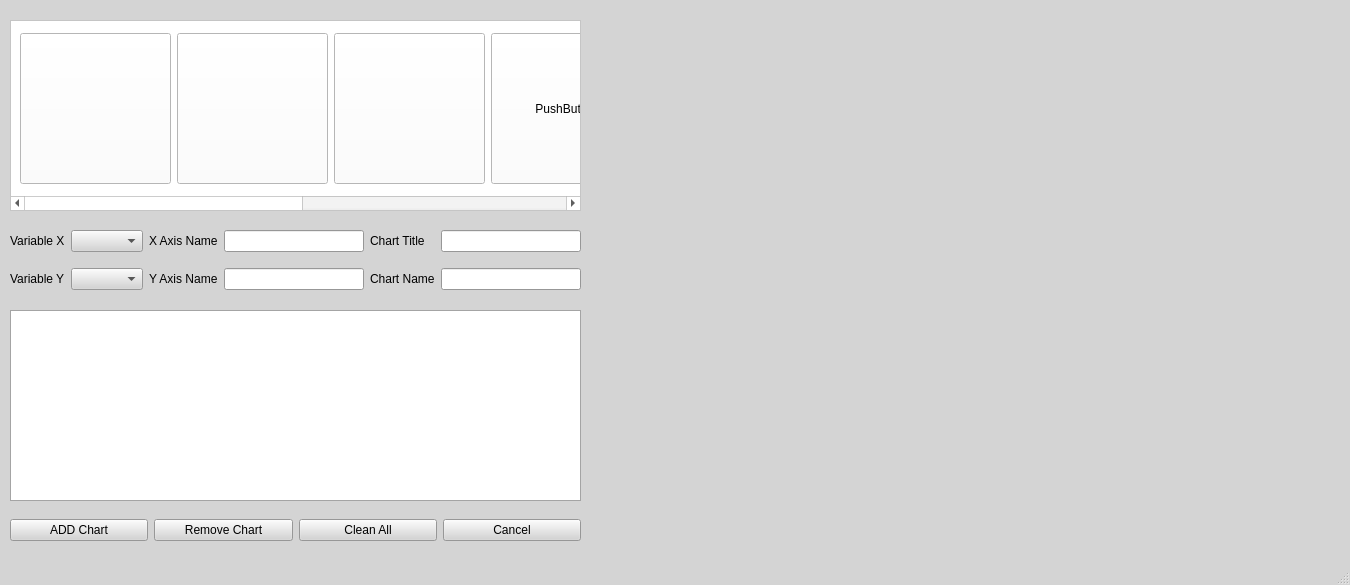
<?xml version="1.0" encoding="UTF-8"?>
<ui version="4.0">
 <class>plot_ch</class>
 <widget class="QMainWindow" name="plot_ch">
  <property name="geometry">
   <rect>
    <x>0</x>
    <y>0</y>
    <width>1350</width>
    <height>585</height>
   </rect>
  </property>
  <property name="minimumSize">
   <size>
    <width>1350</width>
    <height>585</height>
   </size>
  </property>
  <property name="maximumSize">
   <size>
    <width>1350</width>
    <height>585</height>
   </size>
  </property>
  <property name="palette">
   <palette>
    <active>
     <colorrole role="WindowText">
      <brush brushstyle="SolidPattern">
       <color alpha="255">
        <red>0</red>
        <green>0</green>
        <blue>0</blue>
       </color>
      </brush>
     </colorrole>
     <colorrole role="Button">
      <brush brushstyle="SolidPattern">
       <color alpha="255">
        <red>212</red>
        <green>212</green>
        <blue>212</blue>
       </color>
      </brush>
     </colorrole>
     <colorrole role="Light">
      <brush brushstyle="SolidPattern">
       <color alpha="255">
        <red>255</red>
        <green>255</green>
        <blue>255</blue>
       </color>
      </brush>
     </colorrole>
     <colorrole role="Midlight">
      <brush brushstyle="SolidPattern">
       <color alpha="255">
        <red>233</red>
        <green>233</green>
        <blue>233</blue>
       </color>
      </brush>
     </colorrole>
     <colorrole role="Dark">
      <brush brushstyle="SolidPattern">
       <color alpha="255">
        <red>106</red>
        <green>106</green>
        <blue>106</blue>
       </color>
      </brush>
     </colorrole>
     <colorrole role="Mid">
      <brush brushstyle="SolidPattern">
       <color alpha="255">
        <red>141</red>
        <green>141</green>
        <blue>141</blue>
       </color>
      </brush>
     </colorrole>
     <colorrole role="Text">
      <brush brushstyle="SolidPattern">
       <color alpha="255">
        <red>0</red>
        <green>0</green>
        <blue>0</blue>
       </color>
      </brush>
     </colorrole>
     <colorrole role="BrightText">
      <brush brushstyle="SolidPattern">
       <color alpha="255">
        <red>255</red>
        <green>255</green>
        <blue>255</blue>
       </color>
      </brush>
     </colorrole>
     <colorrole role="ButtonText">
      <brush brushstyle="SolidPattern">
       <color alpha="255">
        <red>0</red>
        <green>0</green>
        <blue>0</blue>
       </color>
      </brush>
     </colorrole>
     <colorrole role="Base">
      <brush brushstyle="SolidPattern">
       <color alpha="255">
        <red>255</red>
        <green>255</green>
        <blue>255</blue>
       </color>
      </brush>
     </colorrole>
     <colorrole role="Window">
      <brush brushstyle="SolidPattern">
       <color alpha="255">
        <red>212</red>
        <green>212</green>
        <blue>212</blue>
       </color>
      </brush>
     </colorrole>
     <colorrole role="Shadow">
      <brush brushstyle="SolidPattern">
       <color alpha="255">
        <red>0</red>
        <green>0</green>
        <blue>0</blue>
       </color>
      </brush>
     </colorrole>
     <colorrole role="AlternateBase">
      <brush brushstyle="SolidPattern">
       <color alpha="255">
        <red>233</red>
        <green>233</green>
        <blue>233</blue>
       </color>
      </brush>
     </colorrole>
     <colorrole role="ToolTipBase">
      <brush brushstyle="SolidPattern">
       <color alpha="255">
        <red>255</red>
        <green>255</green>
        <blue>220</blue>
       </color>
      </brush>
     </colorrole>
     <colorrole role="ToolTipText">
      <brush brushstyle="SolidPattern">
       <color alpha="255">
        <red>0</red>
        <green>0</green>
        <blue>0</blue>
       </color>
      </brush>
     </colorrole>
    </active>
    <inactive>
     <colorrole role="WindowText">
      <brush brushstyle="SolidPattern">
       <color alpha="255">
        <red>0</red>
        <green>0</green>
        <blue>0</blue>
       </color>
      </brush>
     </colorrole>
     <colorrole role="Button">
      <brush brushstyle="SolidPattern">
       <color alpha="255">
        <red>212</red>
        <green>212</green>
        <blue>212</blue>
       </color>
      </brush>
     </colorrole>
     <colorrole role="Light">
      <brush brushstyle="SolidPattern">
       <color alpha="255">
        <red>255</red>
        <green>255</green>
        <blue>255</blue>
       </color>
      </brush>
     </colorrole>
     <colorrole role="Midlight">
      <brush brushstyle="SolidPattern">
       <color alpha="255">
        <red>233</red>
        <green>233</green>
        <blue>233</blue>
       </color>
      </brush>
     </colorrole>
     <colorrole role="Dark">
      <brush brushstyle="SolidPattern">
       <color alpha="255">
        <red>106</red>
        <green>106</green>
        <blue>106</blue>
       </color>
      </brush>
     </colorrole>
     <colorrole role="Mid">
      <brush brushstyle="SolidPattern">
       <color alpha="255">
        <red>141</red>
        <green>141</green>
        <blue>141</blue>
       </color>
      </brush>
     </colorrole>
     <colorrole role="Text">
      <brush brushstyle="SolidPattern">
       <color alpha="255">
        <red>0</red>
        <green>0</green>
        <blue>0</blue>
       </color>
      </brush>
     </colorrole>
     <colorrole role="BrightText">
      <brush brushstyle="SolidPattern">
       <color alpha="255">
        <red>255</red>
        <green>255</green>
        <blue>255</blue>
       </color>
      </brush>
     </colorrole>
     <colorrole role="ButtonText">
      <brush brushstyle="SolidPattern">
       <color alpha="255">
        <red>0</red>
        <green>0</green>
        <blue>0</blue>
       </color>
      </brush>
     </colorrole>
     <colorrole role="Base">
      <brush brushstyle="SolidPattern">
       <color alpha="255">
        <red>255</red>
        <green>255</green>
        <blue>255</blue>
       </color>
      </brush>
     </colorrole>
     <colorrole role="Window">
      <brush brushstyle="SolidPattern">
       <color alpha="255">
        <red>212</red>
        <green>212</green>
        <blue>212</blue>
       </color>
      </brush>
     </colorrole>
     <colorrole role="Shadow">
      <brush brushstyle="SolidPattern">
       <color alpha="255">
        <red>0</red>
        <green>0</green>
        <blue>0</blue>
       </color>
      </brush>
     </colorrole>
     <colorrole role="AlternateBase">
      <brush brushstyle="SolidPattern">
       <color alpha="255">
        <red>233</red>
        <green>233</green>
        <blue>233</blue>
       </color>
      </brush>
     </colorrole>
     <colorrole role="ToolTipBase">
      <brush brushstyle="SolidPattern">
       <color alpha="255">
        <red>255</red>
        <green>255</green>
        <blue>220</blue>
       </color>
      </brush>
     </colorrole>
     <colorrole role="ToolTipText">
      <brush brushstyle="SolidPattern">
       <color alpha="255">
        <red>0</red>
        <green>0</green>
        <blue>0</blue>
       </color>
      </brush>
     </colorrole>
    </inactive>
    <disabled>
     <colorrole role="WindowText">
      <brush brushstyle="SolidPattern">
       <color alpha="255">
        <red>106</red>
        <green>106</green>
        <blue>106</blue>
       </color>
      </brush>
     </colorrole>
     <colorrole role="Button">
      <brush brushstyle="SolidPattern">
       <color alpha="255">
        <red>212</red>
        <green>212</green>
        <blue>212</blue>
       </color>
      </brush>
     </colorrole>
     <colorrole role="Light">
      <brush brushstyle="SolidPattern">
       <color alpha="255">
        <red>255</red>
        <green>255</green>
        <blue>255</blue>
       </color>
      </brush>
     </colorrole>
     <colorrole role="Midlight">
      <brush brushstyle="SolidPattern">
       <color alpha="255">
        <red>233</red>
        <green>233</green>
        <blue>233</blue>
       </color>
      </brush>
     </colorrole>
     <colorrole role="Dark">
      <brush brushstyle="SolidPattern">
       <color alpha="255">
        <red>106</red>
        <green>106</green>
        <blue>106</blue>
       </color>
      </brush>
     </colorrole>
     <colorrole role="Mid">
      <brush brushstyle="SolidPattern">
       <color alpha="255">
        <red>141</red>
        <green>141</green>
        <blue>141</blue>
       </color>
      </brush>
     </colorrole>
     <colorrole role="Text">
      <brush brushstyle="SolidPattern">
       <color alpha="255">
        <red>106</red>
        <green>106</green>
        <blue>106</blue>
       </color>
      </brush>
     </colorrole>
     <colorrole role="BrightText">
      <brush brushstyle="SolidPattern">
       <color alpha="255">
        <red>255</red>
        <green>255</green>
        <blue>255</blue>
       </color>
      </brush>
     </colorrole>
     <colorrole role="ButtonText">
      <brush brushstyle="SolidPattern">
       <color alpha="255">
        <red>106</red>
        <green>106</green>
        <blue>106</blue>
       </color>
      </brush>
     </colorrole>
     <colorrole role="Base">
      <brush brushstyle="SolidPattern">
       <color alpha="255">
        <red>212</red>
        <green>212</green>
        <blue>212</blue>
       </color>
      </brush>
     </colorrole>
     <colorrole role="Window">
      <brush brushstyle="SolidPattern">
       <color alpha="255">
        <red>212</red>
        <green>212</green>
        <blue>212</blue>
       </color>
      </brush>
     </colorrole>
     <colorrole role="Shadow">
      <brush brushstyle="SolidPattern">
       <color alpha="255">
        <red>0</red>
        <green>0</green>
        <blue>0</blue>
       </color>
      </brush>
     </colorrole>
     <colorrole role="AlternateBase">
      <brush brushstyle="SolidPattern">
       <color alpha="255">
        <red>212</red>
        <green>212</green>
        <blue>212</blue>
       </color>
      </brush>
     </colorrole>
     <colorrole role="ToolTipBase">
      <brush brushstyle="SolidPattern">
       <color alpha="255">
        <red>255</red>
        <green>255</green>
        <blue>220</blue>
       </color>
      </brush>
     </colorrole>
     <colorrole role="ToolTipText">
      <brush brushstyle="SolidPattern">
       <color alpha="255">
        <red>0</red>
        <green>0</green>
        <blue>0</blue>
       </color>
      </brush>
     </colorrole>
    </disabled>
   </palette>
  </property>
  <property name="windowTitle">
   <string>PlotChart</string>
  </property>
  <property name="autoFillBackground">
   <bool>false</bool>
  </property>
  <widget class="QWidget" name="centralwidget">
   <widget class="QWidget" name="horizontalLayoutWidget">
    <property name="geometry">
     <rect>
      <x>10</x>
      <y>20</y>
      <width>571</width>
      <height>191</height>
     </rect>
    </property>
    <layout class="QHBoxLayout" name="horizontalLayout_2">
     <item>
      <widget class="QScrollArea" name="scrollArea">
       <property name="palette">
        <palette>
         <active>
          <colorrole role="WindowText">
           <brush brushstyle="SolidPattern">
            <color alpha="255">
             <red>0</red>
             <green>0</green>
             <blue>0</blue>
            </color>
           </brush>
          </colorrole>
          <colorrole role="Button">
           <brush brushstyle="SolidPattern">
            <color alpha="255">
             <red>255</red>
             <green>255</green>
             <blue>255</blue>
            </color>
           </brush>
          </colorrole>
          <colorrole role="Light">
           <brush brushstyle="SolidPattern">
            <color alpha="255">
             <red>255</red>
             <green>255</green>
             <blue>255</blue>
            </color>
           </brush>
          </colorrole>
          <colorrole role="Midlight">
           <brush brushstyle="SolidPattern">
            <color alpha="255">
             <red>255</red>
             <green>255</green>
             <blue>255</blue>
            </color>
           </brush>
          </colorrole>
          <colorrole role="Dark">
           <brush brushstyle="SolidPattern">
            <color alpha="255">
             <red>127</red>
             <green>127</green>
             <blue>127</blue>
            </color>
           </brush>
          </colorrole>
          <colorrole role="Mid">
           <brush brushstyle="SolidPattern">
            <color alpha="255">
             <red>170</red>
             <green>170</green>
             <blue>170</blue>
            </color>
           </brush>
          </colorrole>
          <colorrole role="Text">
           <brush brushstyle="SolidPattern">
            <color alpha="255">
             <red>0</red>
             <green>0</green>
             <blue>0</blue>
            </color>
           </brush>
          </colorrole>
          <colorrole role="BrightText">
           <brush brushstyle="SolidPattern">
            <color alpha="255">
             <red>255</red>
             <green>255</green>
             <blue>255</blue>
            </color>
           </brush>
          </colorrole>
          <colorrole role="ButtonText">
           <brush brushstyle="SolidPattern">
            <color alpha="255">
             <red>0</red>
             <green>0</green>
             <blue>0</blue>
            </color>
           </brush>
          </colorrole>
          <colorrole role="Base">
           <brush brushstyle="SolidPattern">
            <color alpha="255">
             <red>255</red>
             <green>255</green>
             <blue>255</blue>
            </color>
           </brush>
          </colorrole>
          <colorrole role="Window">
           <brush brushstyle="SolidPattern">
            <color alpha="255">
             <red>255</red>
             <green>255</green>
             <blue>255</blue>
            </color>
           </brush>
          </colorrole>
          <colorrole role="Shadow">
           <brush brushstyle="SolidPattern">
            <color alpha="255">
             <red>0</red>
             <green>0</green>
             <blue>0</blue>
            </color>
           </brush>
          </colorrole>
          <colorrole role="AlternateBase">
           <brush brushstyle="SolidPattern">
            <color alpha="255">
             <red>255</red>
             <green>255</green>
             <blue>255</blue>
            </color>
           </brush>
          </colorrole>
          <colorrole role="ToolTipBase">
           <brush brushstyle="SolidPattern">
            <color alpha="255">
             <red>255</red>
             <green>255</green>
             <blue>220</blue>
            </color>
           </brush>
          </colorrole>
          <colorrole role="ToolTipText">
           <brush brushstyle="SolidPattern">
            <color alpha="255">
             <red>0</red>
             <green>0</green>
             <blue>0</blue>
            </color>
           </brush>
          </colorrole>
         </active>
         <inactive>
          <colorrole role="WindowText">
           <brush brushstyle="SolidPattern">
            <color alpha="255">
             <red>0</red>
             <green>0</green>
             <blue>0</blue>
            </color>
           </brush>
          </colorrole>
          <colorrole role="Button">
           <brush brushstyle="SolidPattern">
            <color alpha="255">
             <red>255</red>
             <green>255</green>
             <blue>255</blue>
            </color>
           </brush>
          </colorrole>
          <colorrole role="Light">
           <brush brushstyle="SolidPattern">
            <color alpha="255">
             <red>255</red>
             <green>255</green>
             <blue>255</blue>
            </color>
           </brush>
          </colorrole>
          <colorrole role="Midlight">
           <brush brushstyle="SolidPattern">
            <color alpha="255">
             <red>255</red>
             <green>255</green>
             <blue>255</blue>
            </color>
           </brush>
          </colorrole>
          <colorrole role="Dark">
           <brush brushstyle="SolidPattern">
            <color alpha="255">
             <red>127</red>
             <green>127</green>
             <blue>127</blue>
            </color>
           </brush>
          </colorrole>
          <colorrole role="Mid">
           <brush brushstyle="SolidPattern">
            <color alpha="255">
             <red>170</red>
             <green>170</green>
             <blue>170</blue>
            </color>
           </brush>
          </colorrole>
          <colorrole role="Text">
           <brush brushstyle="SolidPattern">
            <color alpha="255">
             <red>0</red>
             <green>0</green>
             <blue>0</blue>
            </color>
           </brush>
          </colorrole>
          <colorrole role="BrightText">
           <brush brushstyle="SolidPattern">
            <color alpha="255">
             <red>255</red>
             <green>255</green>
             <blue>255</blue>
            </color>
           </brush>
          </colorrole>
          <colorrole role="ButtonText">
           <brush brushstyle="SolidPattern">
            <color alpha="255">
             <red>0</red>
             <green>0</green>
             <blue>0</blue>
            </color>
           </brush>
          </colorrole>
          <colorrole role="Base">
           <brush brushstyle="SolidPattern">
            <color alpha="255">
             <red>255</red>
             <green>255</green>
             <blue>255</blue>
            </color>
           </brush>
          </colorrole>
          <colorrole role="Window">
           <brush brushstyle="SolidPattern">
            <color alpha="255">
             <red>255</red>
             <green>255</green>
             <blue>255</blue>
            </color>
           </brush>
          </colorrole>
          <colorrole role="Shadow">
           <brush brushstyle="SolidPattern">
            <color alpha="255">
             <red>0</red>
             <green>0</green>
             <blue>0</blue>
            </color>
           </brush>
          </colorrole>
          <colorrole role="AlternateBase">
           <brush brushstyle="SolidPattern">
            <color alpha="255">
             <red>255</red>
             <green>255</green>
             <blue>255</blue>
            </color>
           </brush>
          </colorrole>
          <colorrole role="ToolTipBase">
           <brush brushstyle="SolidPattern">
            <color alpha="255">
             <red>255</red>
             <green>255</green>
             <blue>220</blue>
            </color>
           </brush>
          </colorrole>
          <colorrole role="ToolTipText">
           <brush brushstyle="SolidPattern">
            <color alpha="255">
             <red>0</red>
             <green>0</green>
             <blue>0</blue>
            </color>
           </brush>
          </colorrole>
         </inactive>
         <disabled>
          <colorrole role="WindowText">
           <brush brushstyle="SolidPattern">
            <color alpha="255">
             <red>127</red>
             <green>127</green>
             <blue>127</blue>
            </color>
           </brush>
          </colorrole>
          <colorrole role="Button">
           <brush brushstyle="SolidPattern">
            <color alpha="255">
             <red>255</red>
             <green>255</green>
             <blue>255</blue>
            </color>
           </brush>
          </colorrole>
          <colorrole role="Light">
           <brush brushstyle="SolidPattern">
            <color alpha="255">
             <red>255</red>
             <green>255</green>
             <blue>255</blue>
            </color>
           </brush>
          </colorrole>
          <colorrole role="Midlight">
           <brush brushstyle="SolidPattern">
            <color alpha="255">
             <red>255</red>
             <green>255</green>
             <blue>255</blue>
            </color>
           </brush>
          </colorrole>
          <colorrole role="Dark">
           <brush brushstyle="SolidPattern">
            <color alpha="255">
             <red>127</red>
             <green>127</green>
             <blue>127</blue>
            </color>
           </brush>
          </colorrole>
          <colorrole role="Mid">
           <brush brushstyle="SolidPattern">
            <color alpha="255">
             <red>170</red>
             <green>170</green>
             <blue>170</blue>
            </color>
           </brush>
          </colorrole>
          <colorrole role="Text">
           <brush brushstyle="SolidPattern">
            <color alpha="255">
             <red>127</red>
             <green>127</green>
             <blue>127</blue>
            </color>
           </brush>
          </colorrole>
          <colorrole role="BrightText">
           <brush brushstyle="SolidPattern">
            <color alpha="255">
             <red>255</red>
             <green>255</green>
             <blue>255</blue>
            </color>
           </brush>
          </colorrole>
          <colorrole role="ButtonText">
           <brush brushstyle="SolidPattern">
            <color alpha="255">
             <red>127</red>
             <green>127</green>
             <blue>127</blue>
            </color>
           </brush>
          </colorrole>
          <colorrole role="Base">
           <brush brushstyle="SolidPattern">
            <color alpha="255">
             <red>255</red>
             <green>255</green>
             <blue>255</blue>
            </color>
           </brush>
          </colorrole>
          <colorrole role="Window">
           <brush brushstyle="SolidPattern">
            <color alpha="255">
             <red>255</red>
             <green>255</green>
             <blue>255</blue>
            </color>
           </brush>
          </colorrole>
          <colorrole role="Shadow">
           <brush brushstyle="SolidPattern">
            <color alpha="255">
             <red>0</red>
             <green>0</green>
             <blue>0</blue>
            </color>
           </brush>
          </colorrole>
          <colorrole role="AlternateBase">
           <brush brushstyle="SolidPattern">
            <color alpha="255">
             <red>255</red>
             <green>255</green>
             <blue>255</blue>
            </color>
           </brush>
          </colorrole>
          <colorrole role="ToolTipBase">
           <brush brushstyle="SolidPattern">
            <color alpha="255">
             <red>255</red>
             <green>255</green>
             <blue>220</blue>
            </color>
           </brush>
          </colorrole>
          <colorrole role="ToolTipText">
           <brush brushstyle="SolidPattern">
            <color alpha="255">
             <red>0</red>
             <green>0</green>
             <blue>0</blue>
            </color>
           </brush>
          </colorrole>
         </disabled>
        </palette>
       </property>
       <property name="widgetResizable">
        <bool>true</bool>
       </property>
       <widget class="QWidget" name="scrollAreaWidgetContents">
        <property name="geometry">
         <rect>
          <x>0</x>
          <y>0</y>
          <width>1111</width>
          <height>170</height>
         </rect>
        </property>
        <layout class="QHBoxLayout" name="horizontalLayout">
         <item>
          <widget class="QPushButton" name="PitChart_bt">
           <property name="minimumSize">
            <size>
             <width>151</width>
             <height>151</height>
            </size>
           </property>
           <property name="maximumSize">
            <size>
             <width>151</width>
             <height>151</height>
            </size>
           </property>
           <property name="text">
            <string/>
           </property>
           <property name="icon">
            <iconset>
             <normaloff>Icons/Pie_Chart.PNG</normaloff>Icons/Pie_Chart.PNG</iconset>
           </property>
           <property name="iconSize">
            <size>
             <width>140</width>
             <height>140</height>
            </size>
           </property>
          </widget>
         </item>
         <item>
          <widget class="QPushButton" name="Linear_Bt">
           <property name="minimumSize">
            <size>
             <width>151</width>
             <height>151</height>
            </size>
           </property>
           <property name="maximumSize">
            <size>
             <width>151</width>
             <height>151</height>
            </size>
           </property>
           <property name="text">
            <string/>
           </property>
           <property name="icon">
            <iconset>
             <normaloff>Icons/Line.PNG</normaloff>Icons/Line.PNG</iconset>
           </property>
           <property name="iconSize">
            <size>
             <width>148</width>
             <height>100</height>
            </size>
           </property>
          </widget>
         </item>
         <item>
          <widget class="QPushButton" name="Bar_bt">
           <property name="minimumSize">
            <size>
             <width>151</width>
             <height>151</height>
            </size>
           </property>
           <property name="maximumSize">
            <size>
             <width>151</width>
             <height>151</height>
            </size>
           </property>
           <property name="text">
            <string/>
           </property>
           <property name="icon">
            <iconset>
             <normaloff>Icons/Group.PNG</normaloff>Icons/Group.PNG</iconset>
           </property>
           <property name="iconSize">
            <size>
             <width>148</width>
             <height>146</height>
            </size>
           </property>
          </widget>
         </item>
         <item>
          <widget class="QPushButton" name="Chart_bt7">
           <property name="minimumSize">
            <size>
             <width>151</width>
             <height>151</height>
            </size>
           </property>
           <property name="maximumSize">
            <size>
             <width>151</width>
             <height>151</height>
            </size>
           </property>
           <property name="text">
            <string>PushButton</string>
           </property>
          </widget>
         </item>
         <item>
          <widget class="QPushButton" name="Chart_bt6">
           <property name="minimumSize">
            <size>
             <width>151</width>
             <height>151</height>
            </size>
           </property>
           <property name="maximumSize">
            <size>
             <width>151</width>
             <height>151</height>
            </size>
           </property>
           <property name="text">
            <string>PushButton</string>
           </property>
          </widget>
         </item>
         <item>
          <widget class="QPushButton" name="Chart_bt5">
           <property name="minimumSize">
            <size>
             <width>151</width>
             <height>151</height>
            </size>
           </property>
           <property name="maximumSize">
            <size>
             <width>151</width>
             <height>151</height>
            </size>
           </property>
           <property name="text">
            <string>PushButton</string>
           </property>
          </widget>
         </item>
         <item>
          <widget class="QPushButton" name="Chart_bt3">
           <property name="minimumSize">
            <size>
             <width>151</width>
             <height>151</height>
            </size>
           </property>
           <property name="maximumSize">
            <size>
             <width>151</width>
             <height>151</height>
            </size>
           </property>
           <property name="text">
            <string>PushButton</string>
           </property>
          </widget>
         </item>
        </layout>
       </widget>
      </widget>
     </item>
    </layout>
   </widget>
   <widget class="QWidget" name="gridLayoutWidget_2">
    <property name="geometry">
     <rect>
      <x>10</x>
      <y>220</y>
      <width>571</width>
      <height>80</height>
     </rect>
    </property>
    <layout class="QGridLayout" name="gridLayout_2">
     <item row="0" column="4">
      <widget class="QLabel" name="label_3">
       <property name="text">
        <string>Chart Title</string>
       </property>
      </widget>
     </item>
     <item row="0" column="5">
      <widget class="QLineEdit" name="Chartitle"/>
     </item>
     <item row="1" column="3">
      <widget class="QLineEdit" name="AxisYname"/>
     </item>
     <item row="1" column="2">
      <widget class="QLabel" name="label_7">
       <property name="text">
        <string>Y Axis Name</string>
       </property>
      </widget>
     </item>
     <item row="0" column="3">
      <widget class="QLineEdit" name="AxisXname"/>
     </item>
     <item row="0" column="2">
      <widget class="QLabel" name="label_6">
       <property name="text">
        <string>X Axis Name</string>
       </property>
      </widget>
     </item>
     <item row="1" column="0">
      <widget class="QLabel" name="label">
       <property name="text">
        <string>Variable Y</string>
       </property>
      </widget>
     </item>
     <item row="1" column="1">
      <widget class="QComboBox" name="VarY_cb"/>
     </item>
     <item row="0" column="1">
      <widget class="QComboBox" name="VarX_cb"/>
     </item>
     <item row="0" column="0">
      <widget class="QLabel" name="label_2">
       <property name="text">
        <string>Variable X</string>
       </property>
      </widget>
     </item>
     <item row="1" column="4">
      <widget class="QLabel" name="label_4">
       <property name="text">
        <string>Chart Name</string>
       </property>
      </widget>
     </item>
     <item row="1" column="5">
      <widget class="QLineEdit" name="Chartname"/>
     </item>
    </layout>
   </widget>
   <widget class="QWidget" name="gridLayoutWidget_3">
    <property name="geometry">
     <rect>
      <x>10</x>
      <y>510</y>
      <width>571</width>
      <height>41</height>
     </rect>
    </property>
    <layout class="QGridLayout" name="gridLayout_3">
     <item row="0" column="2">
      <widget class="QPushButton" name="char_finish_bt">
       <property name="text">
        <string>Clean All</string>
       </property>
      </widget>
     </item>
     <item row="0" column="4">
      <widget class="QPushButton" name="char_cancel_bt">
       <property name="text">
        <string>Cancel</string>
       </property>
      </widget>
     </item>
     <item row="0" column="0">
      <widget class="QPushButton" name="chart_add_bt">
       <property name="text">
        <string>ADD Chart</string>
       </property>
      </widget>
     </item>
     <item row="0" column="1">
      <widget class="QPushButton" name="Removevar">
       <property name="text">
        <string>Remove Chart</string>
       </property>
      </widget>
     </item>
    </layout>
   </widget>
   <widget class="QTableWidget" name="charttable">
    <property name="geometry">
     <rect>
      <x>10</x>
      <y>310</y>
      <width>571</width>
      <height>191</height>
     </rect>
    </property>
   </widget>
   <widget class="QWidget" name="verticalLayoutWidget">
    <property name="geometry">
     <rect>
      <x>600</x>
      <y>20</y>
      <width>741</width>
      <height>521</height>
     </rect>
    </property>
    <layout class="QVBoxLayout" name="ChartVlay"/>
   </widget>
  </widget>
  <widget class="QMenuBar" name="menubar">
   <property name="geometry">
    <rect>
     <x>0</x>
     <y>0</y>
     <width>1350</width>
     <height>21</height>
    </rect>
   </property>
  </widget>
  <widget class="QStatusBar" name="statusbar"/>
 </widget>
 <resources/>
 <connections/>
</ui>
